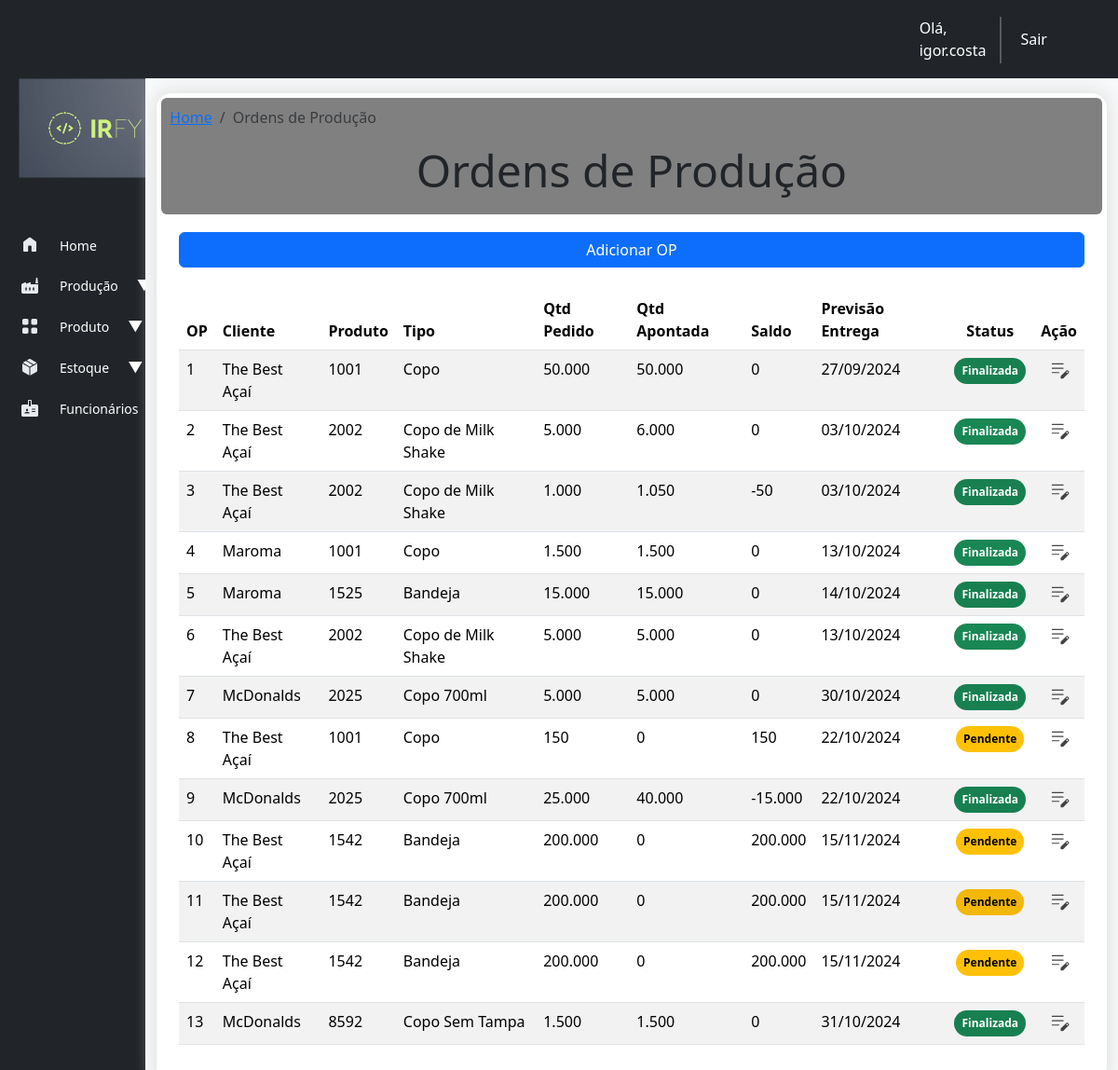
The page /producao/list_ordens (signed in) on the database as committed earlier.
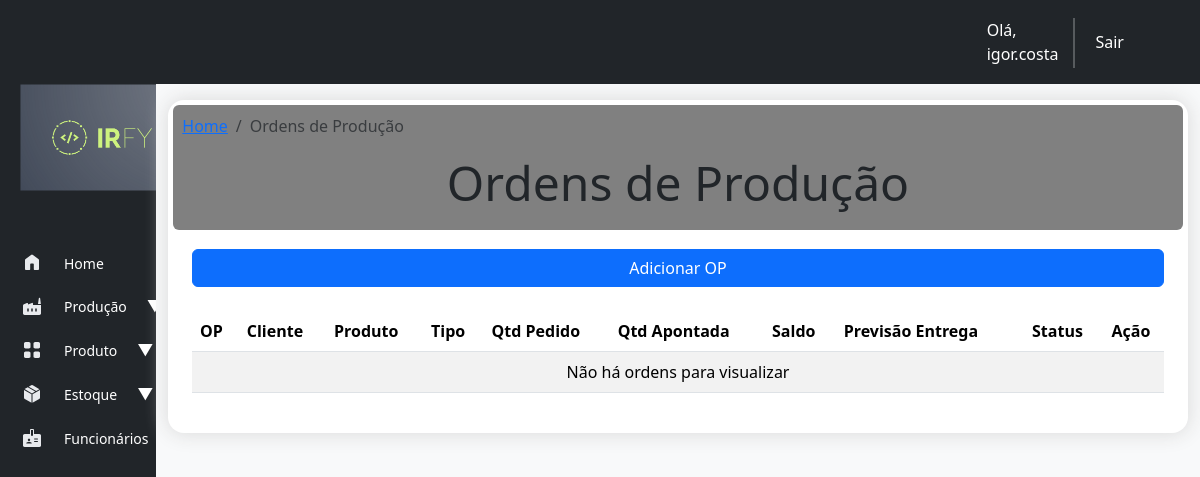
The same page on the database as committed later.
### producao/models.py (models this page shows, shortened)
class OrdemProducao(models.Model):
    STATUS_CHOICES = [
        ('pendente', 'Pendente'),
        ('em_producao', 'Em Produção'),
        ('finalizada', 'Finalizada'),
    ]
    cliente = models.ForeignKey(Cliente, on_delete=models.CASCADE)
    produto = models.ForeignKey(Produto, on_delete=models.CASCADE)
    quantidade = models.FloatField()
    quantidade_produzida = models.FloatField(default=0)
    saldo_op = models.FloatField(blank=True, null=True)
    data_criacao = models.DateTimeField(auto_now_add=True)
    data_previsao = models.DateField()
    status = models.CharField(max_length=20, choices=STATUS_CHOICES, default='pendente')
    is_estoque = models.BooleanField(default=0)
    data_fabricacao = models.DateField(null=True)
    lote = models.CharField(max_length=10, null=True)
    class Meta:
        verbose_name_plural = 'ordens_de_producao'

### cadastro/models.py (models this page shows, shortened)
class Cliente(models.Model):
    TIPOS_CLIENTE = [
        ('pf', 'Pessoa Física'),
        ('pj', 'Pessoa Jurídica'),
    ]
    nome_cliente = models.CharField(max_length=255)
    tipo_cliente = models.CharField(max_length=2, choices=TIPOS_CLIENTE, default='pf')
    cpf_cnpj = models.CharField(max_length=18, unique=True)
    email = models.EmailField(max_length=254)
    telefone = models.CharField(max_length=20, blank=True, null=True)
    endereco = models.TextField()
    data_cadastro = models.DateTimeField(auto_now_add=True)

class Produto(models.Model):
    STATUS_PRODUTO = [
        ('ativo', 'Ativo'),
        ('inativo', 'Inativo'),
    ]
    cliente = models.ForeignKey(Cliente, on_delete=models.CASCADE)
    nome = models.CharField(max_length=255)
    codigo = models.CharField(max_length=50, unique=True)
    descricao = models.TextField(blank=True, null=True)
    material = models.CharField(max_length=100, null=True)
    peso = models.DecimalField(max_digits=10, decimal_places=2, null=True)
    volume = models.DecimalField(max_digits=10, decimal_places=2, null=True)
    cor = models.CharField(max_length=50, null=True)
    status = models.CharField(max_length=7, choices=STATUS_PRODUTO, default="ativo", null=True)

### producao/views.py (the view)
# urls.py: path('list_ordens', views.list_ordem_producao, name='list_ordens'),
@login_required
def list_ordem_producao(request):
    ordens_producao = OrdemProducao.objects.order_by('data_criacao')
    context = {'ordens_producao': ordens_producao}
    return render(request, 'producao/list-ordem-producao.html', context)

### producao/templates/producao/list-ordem-producao.html (shortened to what this page needs)
{% extends "base.html" %}
{% load static %}
{% load humanize %}
{% block header %}
<nav aria-label="breadcrumb">
  <ol class="breadcrumb">
    <li class="breadcrumb-item"><a href="{% url 'index' %}">Home</a></li>
    <li class="breadcrumb-item active" aria-current="page">Ordens de Produção</li>
  </ol>
</nav>
        <h2 style="text-align: center;" class="display-5">Ordens de Produção</h2>
{% endblock header %}
{% block content %}
{% block buttons %}
  <div class="d-grid gap-2" style="margin-top: 10px;">
      <a class="btn btn-primary" href="{% url 'new_ordem'%}" role="button">Adicionar OP</a>
  </div>
{% endblock buttons %}
    <table class="table table-striped table-hover">
        <thead>
          <tr>
            <th scope="col">OP</th>
            <th scope="col">Cliente</th>
            <th scope="col">Produto</th>
            <th scope="col">Tipo</th>
            <th scope="col">Qtd Pedido</th>
            <th scope="col">Qtd Apontada</th>
            <th scope="col">Saldo</th>
            <th scope="col">Previsão Entrega</th>
            <th style="text-align: center;" scope="col">Status</th>
            <th style="text-align: center;" scope="col">Ação</th>
          </tr>
        </thead>
        <tbody class="table">
        {% for ordem_producao in ordens_producao %}
          <tr style="cursor: pointer;" onclick="window.location.href='{% url 'ordem_producao' ordem_producao.id  %}'">
              <td scope="row">{{ ordem_producao.id }}</td>
              <td>{{ ordem_producao.cliente.nome_cliente }}</td>
              <td>{{ ordem_producao.produto.codigo }}</td>
              <td>{{ ordem_producao.produto.nome }}</td>
              <td>{{ ordem_producao.quantidade|floatformat:0|intcomma }}</td>
              <td>{{ ordem_producao.quantidade_produzida|floatformat:0|intcomma}}</td>
              <td>{{ ordem_producao.saldo_op|floatformat:0|intcomma }}</td>
              <td>{{ ordem_producao.data_previsao | date:'d/m/Y'}}</td>
              {% if ordem_producao.status == "em_producao"%}
                <td style="text-align: center;"><span class="badge rounded-pill text-bg-primary">{{ ordem_producao.get_status_display }}</span></td>
              {% elif ordem_producao.status == "pendente" %}
               <td style="text-align: center;"><span class="badge rounded-pill text-bg-warning">{{ ordem_producao.get_status_display }}</span></td>
              {% else %}
                <td style="text-align: center;"> <span class="badge rounded-pill text-bg-success">{{ ordem_producao.get_status_display }}</span></td>
              {% endif %}
              <td style="text-align: center;"><a class="p-0" href="{% url 'apontamento_producao' ordem_producao.id %}"><img src="{% static 'icons/edit.svg' %}" style="padding: 0;"></a></td>
          </tr>
        {% empty %}
          <tr>
            <td colspan="10" style="text-align: center;">Não há ordens para visualizar</td>
          </tr>
        {% endfor %}
        </tbody>
      </table>
{% endblock content %}

### templates/base.html (shortened to what this page needs)
{% load django_bootstrap5 %}
<!DOCTYPE html>
<html lang="pt-br">
<head>
  {% bootstrap_css %}
  {% load static %}
  <link rel="stylesheet" href="{% static 'style/base.css' %}">
</head>
<body>
  <nav class="navbar navbar-expand-lg bg-dark">
    <div class="container-fluid">
      <div class="d-flex">
        {% if user.is_authenticated %}
          <p class="nav-link text-white mb-0" aria-current="page" style="margin-right: -3%;">Olá, {{ user.username }}</p>
          <div class="vr text-light" style=" margin-top: 10px; width: 7px; height: 50px;"></div>
          <a class="nav-link active" aria-current="page" href="{% url 'logout' %}">Sair</a>
        {% endif %}
      </div>
    </div>
  </nav>
  <div class="container-fluid">
    <div class="row flex-nowrap">
      <div class="col-auto col-md-1 col-xl-1 bg-dark backSidebar">
        <div class="d-flex flex-column align-items-start min-vh-100">
          <div class="sidebar">
            <img class="logo-irfy rounded img-fluid" src="{% static 'core/logo-irfy2.png' %}">
            <nav class="nav flex-column">
              <a class="nav-link" href="{% url 'index' %}">
                <span class="spanIcon"><img class="sideIcon" src="{% static 'icons/home.svg' %}"></span>
                <span class="description">Home</span>
              </a>
              <a class="nav-link" href="#" data-bs-toggle="collapse" data-bs-target="#submenuProducao"
                aria-expanded="false" aria-controls="submenuProducao">
                <span class="spanIcon"><img class="sideIcon" src="{% static 'icons/factory.svg' %}"></span>
                <span class="description">Produção</span>
                <span class="arrow">▼</span>
              </a>
              <a class="nav-link" href="#" data-bs-toggle="collapse" data-bs-target="#submenuProduto"
                aria-expanded="false" aria-controls="submenuProduto">
                <span class="spanIcon"><img class="sideIcon" src="{% static 'icons/product.svg' %}"></span>
                <span class="description">Produto</span>
                <span class="arrow">▼</span>
              </a>
              <a class="nav-link" href="#" data-bs-toggle="collapse" data-bs-target="#submenuEstoque"
                aria-expanded="false" aria-controls="submenuEstoque">
                <span class="spanIcon"><img class="sideIcon" src="{% static 'icons/package.svg' %}"></span>
                <span class="description">Estoque</span>
                <span class="arrow">▼</span>
              </a>
              <a class="nav-link" href="#" data-bs-toggle="collapse" data-bs-target="#submenuFuncionarios"
                aria-expanded="false" aria-controls="submenuFuncionarios">
                <span class="spanIcon"><img class="sideIcon" src="{% static 'icons/employees.svg' %}"></span>
                <span class="description">Funcionários</span>
                <span class="arrow">▼</span>
              </a>
            </nav>
          </div>
        </div>
      </div>
      <div class="col py-3 bg-light">
        <div class="container bg-white rounded-4 p-4 " style="box-shadow: 0px 0px 20px 1px #dbdbdb;">
          <div class="card card-header-actions" style="margin: -2%; margin-bottom: 2%; height: 10%; background-color: gray; border: none; padding: 1%;">{% block header %}{% endblock header %}</div>
          <div>{% block content %} {% endblock content %}</div>
        </div>
      </div>
    </div>
  </div>
</body>
</html>

### static/style/base.css (style rules this page uses)
.backSidebar { width: 13%; padding: 0%; }
.nav-link { width: 100%; display: flex; align-items: center; gap: 20px; padding: 10px 20px; color: white; }
.description { font-size: 14px; }
.logo-irfy { width: 100%; padding: 10%; margin-bottom: 15%; margin-top: -10%; }
.sideIcon { padding: 0; margin: 0; }
.spanIcon { margin-top: -2%; }

Rows that differ between the two databases and show on the page:
removed OrdemProducao: id "1", cliente.nome_cliente "The Best Açaí", produto.codigo "1001", produto.nome "Copo", quantidade "50.000", quantidade_produzida "50.000", saldo_op "0", data_previsao "27/09/2024", status "Finalizada"
removed OrdemProducao: id "2", cliente.nome_cliente "The Best Açaí", produto.codigo "2002", produto.nome "Copo de Milk Shake", quantidade "5.000", quantidade_produzida "6.000", saldo_op "0", data_previsao "03/10/2024", status "Finalizada"
removed OrdemProducao: id "3", cliente.nome_cliente "The Best Açaí", produto.codigo "2002", produto.nome "Copo de Milk Shake", quantidade "1.000", quantidade_produzida "1.050", saldo_op "-50", data_previsao "03/10/2024", status "Finalizada"
removed OrdemProducao: id "4", cliente.nome_cliente "Maroma", produto.codigo "1001", produto.nome "Copo", quantidade "1.500", quantidade_produzida "1.500", saldo_op "0", data_previsao "13/10/2024", status "Finalizada"
removed OrdemProducao: id "5", cliente.nome_cliente "Maroma", produto.codigo "1525", produto.nome "Bandeja", quantidade "15.000", quantidade_produzida "15.000", saldo_op "0", data_previsao "14/10/2024", status "Finalizada"
removed OrdemProducao: id "6", cliente.nome_cliente "The Best Açaí", produto.codigo "2002", produto.nome "Copo de Milk Shake", quantidade "5.000", quantidade_produzida "5.000", saldo_op "0", data_previsao "13/10/2024", status "Finalizada"
removed OrdemProducao: id "7", cliente.nome_cliente "McDonalds", produto.codigo "2025", produto.nome "Copo 700ml", quantidade "5.000", quantidade_produzida "5.000", saldo_op "0", data_previsao "30/10/2024", status "Finalizada"
removed OrdemProducao: id "8", cliente.nome_cliente "The Best Açaí", produto.codigo "1001", produto.nome "Copo", quantidade "150", quantidade_produzida "0", saldo_op "150", data_previsao "22/10/2024", status "Pendente"
removed OrdemProducao: id "9", cliente.nome_cliente "McDonalds", produto.codigo "2025", produto.nome "Copo 700ml", quantidade "25.000", quantidade_produzida "40.000", saldo_op "-15.000", data_previsao "22/10/2024", status "Finalizada"
removed OrdemProducao: id "10", cliente.nome_cliente "The Best Açaí", produto.codigo "1542", produto.nome "Bandeja", quantidade "200.000", quantidade_produzida "0", saldo_op "200.000", data_previsao "15/11/2024", status "Pendente"
removed OrdemProducao: id "11", cliente.nome_cliente "The Best Açaí", produto.codigo "1542", produto.nome "Bandeja", quantidade "200.000", quantidade_produzida "0", saldo_op "200.000", data_previsao "15/11/2024", status "Pendente"
removed OrdemProducao: id "12", cliente.nome_cliente "The Best Açaí", produto.codigo "1542", produto.nome "Bandeja", quantidade "200.000", quantidade_produzida "0", saldo_op "200.000", data_previsao "15/11/2024", status "Pendente"
removed OrdemProducao: id "13", cliente.nome_cliente "McDonalds", produto.codigo "8592", produto.nome "Copo Sem Tampa", quantidade "1.500", quantidade_produzida "1.500", saldo_op "0", data_previsao "31/10/2024", status "Finalizada"
Other text that changed with them:
text now shown: "Não há ordens para visualizar"
